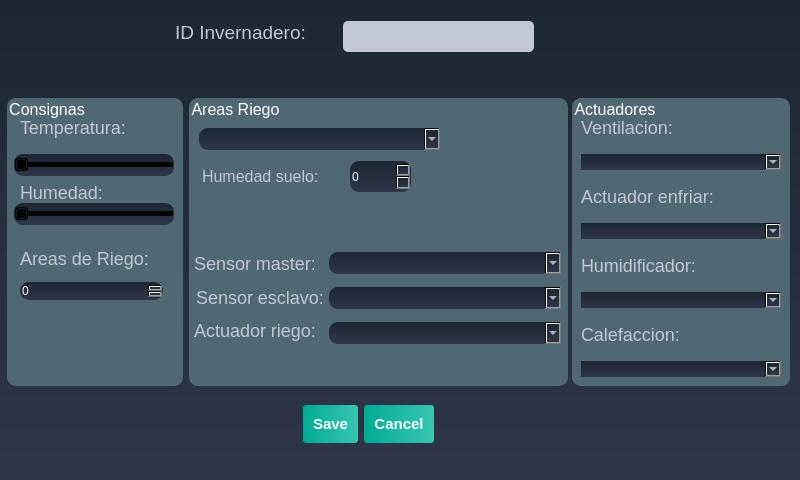
<?xml version="1.0" encoding="UTF-8"?>
<ui version="4.0">
 <class>VAnadirInvernadero</class>
 <widget class="QDialog" name="VAnadirInvernadero">
  <property name="geometry">
   <rect>
    <x>0</x>
    <y>0</y>
    <width>800</width>
    <height>480</height>
   </rect>
  </property>
  <property name="minimumSize">
   <size>
    <width>800</width>
    <height>480</height>
   </size>
  </property>
  <property name="maximumSize">
   <size>
    <width>800</width>
    <height>480</height>
   </size>
  </property>
  <property name="baseSize">
   <size>
    <width>800</width>
    <height>480</height>
   </size>
  </property>
  <property name="font">
   <font>
    <pointsize>12</pointsize>
   </font>
  </property>
  <property name="windowTitle">
   <string>Dialog</string>
  </property>
  <property name="styleSheet">
   <string notr="true">/*Copyright (c) DevSec Studio. All rights reserved.

MIT License

Permission is hereby granted, free of charge, to any person obtaining a copy
of this software and associated documentation files (the &quot;Software&quot;), to deal
in the Software without restriction, including without limitation the rights
to use, copy, modify, merge, publish, distribute, sublicense, and/or sell
copies of the Software, and to permit persons to whom the Software is
furnished to do so, subject to the following conditions:

The above copyright notice and this permission notice shall be included in all
copies or substantial portions of the Software.

THE SOFTWARE IS PROVIDED *AS IS*, WITHOUT WARRANTY OF ANY KIND, EXPRESS OR
IMPLIED, INCLUDING BUT NOT LIMITED TO THE WARRANTIES OF MERCHANTABILITY,
FITNESS FOR A PARTICULAR PURPOSE AND NONINFRINGEMENT. IN NO EVENT SHALL THE
AUTHORS OR COPYRIGHT HOLDERS BE LIABLE FOR ANY CLAIM, DAMAGES OR OTHER
LIABILITY, WHETHER IN AN ACTION OF CONTRACT, TORT OR OTHERWISE, ARISING FROM,
OUT OF OR IN CONNECTION WITH THE SOFTWARE OR THE USE OR OTHER DEALINGS IN THE SOFTWARE.
*/

/*-----QWidget-----*/
QWidget
{
	background-color: qlineargradient(spread:repeat, x1:1, y1:0, x2:1, y2:1, stop:0 rgba(27, 39, 50, 255),stop:1 rgba(47, 53, 74, 255));
	color: white;
	border-radius: 9px;
}


/*-----QLabel-----*/
QLabel
{
	background-color: transparent;
	color: #c2c7d5;
	font-size: 18px;

}


/*-----QPushButton-----*/
QPushButton
{
	background-color: qlineargradient(spread:pad, x1:0, y1:0.511, x2:1, y2:0.511, stop:0 rgba(0, 172, 149, 255),stop:0.995192 rgba(54, 197, 177, 255));
	color: #fff;
	font-size: 15px;
	font-weight: bold;
	border: none;
	border-radius: 3px;
	padding: 10px;

}


QPushButton::pressed
{
	background-color: qlineargradient(spread:pad, x1:0, y1:0.511, x2:1, y2:0.511, stop:0 rgba(0, 207, 179, 255),stop:1 rgba(70, 255, 230, 255));

}


/*-----QCheckBox-----*/
QCheckBox
{
	background-color: transparent;
	color: #fff;
	font-size: 10px;
	font-weight: bold;
	border: none;
	border-radius: 5px;

}


/*-----QCheckBox-----*/
QCheckBox::indicator
{
    color: #b1b1b1;
    background-color: #323232;
    border: 1px solid darkgray;
    width: 12px;
    height: 12px;

}


QCheckBox::indicator:checked
{
    image:url(&quot;./ressources/check.png&quot;);
	background-color: qlineargradient(spread:pad, x1:0, y1:0.511, x2:1, y2:0.511, stop:0 rgba(0, 172, 149, 255),stop:0.995192 rgba(54, 197, 177, 255));;
    border: 1px solid #607cff;

}


QCheckBox::indicator:unchecked:hover
{
    border: 1px solid #08b099;

}


QCheckBox::disabled
{
	color: #656565;

}


QCheckBox::indicator:disabled
{
	background-color: #656565;
	color: #656565;
    border: 1px solid #656565;

}


/*-----QLineEdit-----*/
QLineEdit
{
	background-color: #c2c7d5;
	color: #000;
	font-weight: bold;
	border: none;
	border-radius: 5px;
	padding: 3px;

}


/*-----QListView-----*/
QListView
{
	background-color: qlineargradient(spread:pad, x1:1, y1:0, x2:1, y2:1, stop:0 rgba(50, 61, 80, 255),stop:1 rgba(44, 49, 69, 255));
	color: #fff;
	font-size: 12px;
	font-weight: bold;
	border: 1px solid #191919;
	show-decoration-selected: 0;

}


QListView::item
{
	color: #31cecb;
	background-color: #454e5e;
	border: none;
	padding: 5px;
	border-radius: 0px;
	padding-left : 10px;
	height: 42px;

}

QListView::item:selected
{
	color: #31cecb;
	background-color: #454e5e;

}


QListView::item:!selected
{
	color:white;
	background-color: transparent;
	border: none;
	padding-left : 10px;

}


QListView::item:!selected:hover
{
	color: #bbbcba;
	background-color: #454e5e;
	border: none;
	padding-left : 10px;

}


/*-----QTreeView-----*/
QTreeView 
{
	background-color: #232939;
	show-decoration-selected: 0;
	color: #c2c8d7;

}


QTreeView::item 
{
	border-top-color: transparent;
	border-bottom-color: transparent;

}


QTreeView::item:hover 
{
	background-color: #606060;
	color: #fff;

}


QTreeView::item:selected 
{
	background-color: #0ab19a;
	color: #fff;

}


QTreeView::item:selected:active
{
	background-color: #0ab19a;
	color: #fff;

}


QTreeView::branch:has-children:!has-siblings:closed,
QTreeView::branch:closed:has-children:has-siblings 
{
	image: url(://tree-closed.png);

}

QTreeView::branch:open:has-children:!has-siblings,
QTreeView::branch:open:has-children:has-siblings  
{
	image: url(://tree-open.png);

}


/*-----QTableView &amp; QTableWidget-----*/
QTableView
{
    background-color: #232939;
	border: 1px solid gray;
    color: #f0f0f0;
    gridline-color: #232939;
    outline : 0;

}


QTableView::disabled
{
    background-color: #242526;
    border: 1px solid #32414B;
    color: #656565;
    gridline-color: #656565;
    outline : 0;

}


QTableView::item:hover 
{
    background-color: #606060;
    color: #f0f0f0;

}


QTableView::item:selected 
{
	background-color: #0ab19a;
    color: #F0F0F0;

}


QTableView::item:selected:disabled
{
    background-color: #1a1b1c;
    border: 2px solid #525251;
    color: #656565;

}


QTableCornerButton::section
{
	background-color: #343a49;
    color: #fff;

}


QHeaderView::section
{
	color: #fff;
	border-top: 0px;
	border-bottom: 1px solid gray;
	border-right: 1px solid gray;
	background-color: #343a49;
    margin-top:1px;
	margin-bottom:1px;
	padding: 5px;

}


QHeaderView::section:disabled
{
    background-color: #525251;
    color: #656565;

}


QHeaderView::section:checked
{
    color: #fff;
    background-color: #0ab19a;

}


QHeaderView::section:checked:disabled
{
    color: #656565;
    background-color: #525251;

}


QHeaderView::section::vertical::first,
QHeaderView::section::vertical::only-one
{
    border-top: 1px solid #353635;

}


QHeaderView::section::vertical
{
    border-top: 1px solid #353635;

}


QHeaderView::section::horizontal::first,
QHeaderView::section::horizontal::only-one
{
    border-left: 1px solid #353635;

}


QHeaderView::section::horizontal
{
    border-left: 1px solid #353635;

}


/*-----QScrollBar-----*/
QScrollBar:horizontal 
{
    background-color: transparent;
    height: 8px;
    margin: 0px;
    padding: 0px;

}


QScrollBar::handle:horizontal 
{
    border: none;
	min-width: 100px;
    background-color: #56576c;

}


QScrollBar::add-line:horizontal, 
QScrollBar::sub-line:horizontal,
QScrollBar::add-page:horizontal, 
QScrollBar::sub-page:horizontal 
{
    width: 0px;
    background-color: transparent;

}


QScrollBar:vertical 
{
    background-color: transparent;
    width: 8px;
    margin: 0;

}


QScrollBar::handle:vertical 
{
    border: none;
	min-height: 100px;
    background-color: #56576c;

}


QScrollBar::add-line:vertical, 
QScrollBar::sub-line:vertical,
QScrollBar::add-page:vertical, 
QScrollBar::sub-page:vertical 
{
    height: 0px;
    background-color: transparent;

}

/*añadido mio*/
QGroupBox{
	background-color: #506874;
	border-radius: 1em;
}

QGroupBox::title {
}

QComboBox{
}


</string>
  </property>
  <property name="modal">
   <bool>true</bool>
  </property>
  <widget class="QDialogButtonBox" name="botones">
   <property name="geometry">
    <rect>
     <x>280</x>
     <y>392</y>
     <width>176</width>
     <height>64</height>
    </rect>
   </property>
   <property name="toolTip">
    <string>&lt;html&gt;&lt;head/&gt;&lt;body&gt;&lt;p&gt;Añadir&lt;/p&gt;&lt;/body&gt;&lt;/html&gt;</string>
   </property>
   <property name="orientation">
    <enum>Qt::Horizontal</enum>
   </property>
   <property name="standardButtons">
    <set>QDialogButtonBox::Cancel|QDialogButtonBox::Save</set>
   </property>
   <property name="centerButtons">
    <bool>true</bool>
   </property>
  </widget>
  <widget class="QLabel" name="label">
   <property name="geometry">
    <rect>
     <x>175</x>
     <y>7</y>
     <width>161</width>
     <height>51</height>
    </rect>
   </property>
   <property name="text">
    <string>&lt;html&gt;&lt;head/&gt;&lt;body&gt;&lt;p&gt;&lt;span style=&quot; font-size:14pt;&quot;&gt;ID Invernadero:&lt;/span&gt;&lt;/p&gt;&lt;/body&gt;&lt;/html&gt;</string>
   </property>
  </widget>
  <widget class="QLineEdit" name="id">
   <property name="geometry">
    <rect>
     <x>343</x>
     <y>21</y>
     <width>191</width>
     <height>31</height>
    </rect>
   </property>
  </widget>
  <widget class="QGroupBox" name="areasRiego">
   <property name="geometry">
    <rect>
     <x>189</x>
     <y>98</y>
     <width>379</width>
     <height>288</height>
    </rect>
   </property>
   <property name="autoFillBackground">
    <bool>false</bool>
   </property>
   <property name="title">
    <string>Areas Riego</string>
   </property>
   <widget class="QSpinBox" name="consignaHumedadSuelo">
    <property name="geometry">
     <rect>
      <x>161</x>
      <y>63</y>
      <width>61</width>
      <height>31</height>
     </rect>
    </property>
    <property name="styleSheet">
     <string notr="true"/>
    </property>
    <property name="maximum">
     <number>100</number>
    </property>
    <property name="singleStep">
     <number>5</number>
    </property>
   </widget>
   <widget class="QLabel" name="label_4">
    <property name="geometry">
     <rect>
      <x>13</x>
      <y>65</y>
      <width>155</width>
      <height>27</height>
     </rect>
    </property>
    <property name="font">
     <font>
      <pointsize>-1</pointsize>
     </font>
    </property>
    <property name="text">
     <string>&lt;html&gt;&lt;head/&gt;&lt;body&gt;&lt;p&gt;&lt;span style=&quot; font-size:12pt;&quot;&gt;Humedad suelo:&lt;/span&gt;&lt;/p&gt;&lt;/body&gt;&lt;/html&gt;</string>
    </property>
    <property name="textFormat">
     <enum>Qt::RichText</enum>
    </property>
   </widget>
   <widget class="QComboBox" name="cbAreaRiego">
    <property name="geometry">
     <rect>
      <x>10</x>
      <y>30</y>
      <width>241</width>
      <height>22</height>
     </rect>
    </property>
    <property name="styleSheet">
     <string notr="true"/>
    </property>
   </widget>
   <widget class="QComboBox" name="cbSensorMaster">
    <property name="geometry">
     <rect>
      <x>140</x>
      <y>154</y>
      <width>232</width>
      <height>22</height>
     </rect>
    </property>
    <property name="styleSheet">
     <string notr="true"/>
    </property>
   </widget>
   <widget class="QLabel" name="label_6">
    <property name="geometry">
     <rect>
      <x>5</x>
      <y>155</y>
      <width>120</width>
      <height>21</height>
     </rect>
    </property>
    <property name="font">
     <font>
      <pointsize>-1</pointsize>
     </font>
    </property>
    <property name="text">
     <string>&lt;html&gt;&lt;head/&gt;&lt;body&gt;&lt;p&gt;Sensor master:&lt;/p&gt;&lt;/body&gt;&lt;/html&gt;</string>
    </property>
   </widget>
   <widget class="QComboBox" name="cbSensorEsclavo">
    <property name="geometry">
     <rect>
      <x>140</x>
      <y>189</y>
      <width>232</width>
      <height>22</height>
     </rect>
    </property>
   </widget>
   <widget class="QLabel" name="label_7">
    <property name="geometry">
     <rect>
      <x>7</x>
      <y>189</y>
      <width>127</width>
      <height>21</height>
     </rect>
    </property>
    <property name="text">
     <string>&lt;html&gt;&lt;head/&gt;&lt;body&gt;&lt;p&gt;Sensor esclavo:&lt;/p&gt;&lt;/body&gt;&lt;/html&gt;</string>
    </property>
   </widget>
   <widget class="QComboBox" name="cbActuadorRiego">
    <property name="geometry">
     <rect>
      <x>140</x>
      <y>224</y>
      <width>232</width>
      <height>22</height>
     </rect>
    </property>
   </widget>
   <widget class="QLabel" name="label_8">
    <property name="geometry">
     <rect>
      <x>5</x>
      <y>217</y>
      <width>134</width>
      <height>31</height>
     </rect>
    </property>
    <property name="text">
     <string>&lt;html&gt;&lt;head/&gt;&lt;body&gt;&lt;p&gt;Actuador riego:&lt;/p&gt;&lt;/body&gt;&lt;/html&gt;</string>
    </property>
   </widget>
  </widget>
  <widget class="QGroupBox" name="actuadores">
   <property name="geometry">
    <rect>
     <x>572</x>
     <y>98</y>
     <width>218</width>
     <height>288</height>
    </rect>
   </property>
   <property name="styleSheet">
    <string notr="true"/>
   </property>
   <property name="title">
    <string>Actuadores</string>
   </property>
   <layout class="QVBoxLayout" name="verticalLayout_2">
    <item>
     <widget class="QLabel" name="label_10">
      <property name="maximumSize">
       <size>
        <width>16777215</width>
        <height>60</height>
       </size>
      </property>
      <property name="text">
       <string>&lt;html&gt;&lt;head/&gt;&lt;body&gt;&lt;p&gt;Ventilacion:&lt;/p&gt;&lt;/body&gt;&lt;/html&gt;</string>
      </property>
     </widget>
    </item>
    <item>
     <widget class="QComboBox" name="cbActuadorVentilacion">
      <property name="styleSheet">
       <string notr="true"/>
      </property>
     </widget>
    </item>
    <item>
     <widget class="QLabel" name="label_11">
      <property name="text">
       <string>&lt;html&gt;&lt;head/&gt;&lt;body&gt;&lt;p&gt;Actuador enfriar:&lt;/p&gt;&lt;/body&gt;&lt;/html&gt;</string>
      </property>
     </widget>
    </item>
    <item>
     <widget class="QComboBox" name="cbActuadorEnfriar">
      <property name="styleSheet">
       <string notr="true"/>
      </property>
     </widget>
    </item>
    <item>
     <widget class="QLabel" name="label_15">
      <property name="text">
       <string>&lt;html&gt;&lt;head/&gt;&lt;body&gt;&lt;p&gt;Humidificador:&lt;/p&gt;&lt;/body&gt;&lt;/html&gt;</string>
      </property>
     </widget>
    </item>
    <item>
     <widget class="QComboBox" name="cbActuadorHumidificador"/>
    </item>
    <item>
     <widget class="QLabel" name="label_12">
      <property name="text">
       <string>&lt;html&gt;&lt;head/&gt;&lt;body&gt;&lt;p&gt;Calefaccion:&lt;/p&gt;&lt;/body&gt;&lt;/html&gt;</string>
      </property>
     </widget>
    </item>
    <item>
     <widget class="QComboBox" name="cbActuadorCalefaccion"/>
    </item>
   </layout>
  </widget>
  <widget class="QGroupBox" name="consignas_2">
   <property name="geometry">
    <rect>
     <x>7</x>
     <y>98</y>
     <width>176</width>
     <height>288</height>
    </rect>
   </property>
   <property name="autoFillBackground">
    <bool>false</bool>
   </property>
   <property name="title">
    <string>Consignas</string>
   </property>
   <widget class="QLabel" name="label_14">
    <property name="geometry">
     <rect>
      <x>13</x>
      <y>78</y>
      <width>143</width>
      <height>34</height>
     </rect>
    </property>
    <property name="text">
     <string>&lt;html&gt;&lt;head/&gt;&lt;body&gt;&lt;p&gt;Humedad:&lt;/p&gt;&lt;/body&gt;&lt;/html&gt;</string>
    </property>
   </widget>
   <widget class="QSpinBox" name="areaRiego">
    <property name="geometry">
     <rect>
      <x>13</x>
      <y>184</y>
      <width>143</width>
      <height>18</height>
     </rect>
    </property>
    <property name="maximum">
     <number>100</number>
    </property>
    <property name="singleStep">
     <number>5</number>
    </property>
   </widget>
   <widget class="QLabel" name="label_13">
    <property name="geometry">
     <rect>
      <x>13</x>
      <y>144</y>
      <width>143</width>
      <height>33</height>
     </rect>
    </property>
    <property name="text">
     <string>&lt;html&gt;&lt;head/&gt;&lt;body&gt;&lt;p&gt;Areas de Riego:&lt;/p&gt;&lt;/body&gt;&lt;/html&gt;</string>
    </property>
   </widget>
   <widget class="QLabel" name="label_9">
    <property name="geometry">
     <rect>
      <x>13</x>
      <y>13</y>
      <width>143</width>
      <height>33</height>
     </rect>
    </property>
    <property name="toolTip">
     <string>&lt;html&gt;&lt;head/&gt;&lt;body&gt;&lt;p&gt;&lt;br/&gt;&lt;/p&gt;&lt;/body&gt;&lt;/html&gt;</string>
    </property>
    <property name="styleSheet">
     <string notr="true"/>
    </property>
    <property name="text">
     <string>&lt;html&gt;&lt;head/&gt;&lt;body&gt;&lt;p&gt;Temperatura:&lt;/p&gt;&lt;/body&gt;&lt;/html&gt;</string>
    </property>
   </widget>
   <widget class="QSlider" name="horizontalSlider">
    <property name="geometry">
     <rect>
      <x>7</x>
      <y>56</y>
      <width>160</width>
      <height>22</height>
     </rect>
    </property>
    <property name="orientation">
     <enum>Qt::Horizontal</enum>
    </property>
   </widget>
   <widget class="QSlider" name="horizontalSlider_2">
    <property name="geometry">
     <rect>
      <x>7</x>
      <y>105</y>
      <width>160</width>
      <height>22</height>
     </rect>
    </property>
    <property name="orientation">
     <enum>Qt::Horizontal</enum>
    </property>
   </widget>
  </widget>
 </widget>
 <resources>
  <include location="resources.qrc"/>
 </resources>
 <connections>
  <connection>
   <sender>botones</sender>
   <signal>accepted()</signal>
   <receiver>VAnadirInvernadero</receiver>
   <slot>accept()</slot>
   <hints>
    <hint type="sourcelabel">
     <x>248</x>
     <y>254</y>
    </hint>
    <hint type="destinationlabel">
     <x>157</x>
     <y>274</y>
    </hint>
   </hints>
  </connection>
  <connection>
   <sender>botones</sender>
   <signal>rejected()</signal>
   <receiver>VAnadirInvernadero</receiver>
   <slot>reject()</slot>
   <hints>
    <hint type="sourcelabel">
     <x>316</x>
     <y>260</y>
    </hint>
    <hint type="destinationlabel">
     <x>286</x>
     <y>274</y>
    </hint>
   </hints>
  </connection>
 </connections>
</ui>
